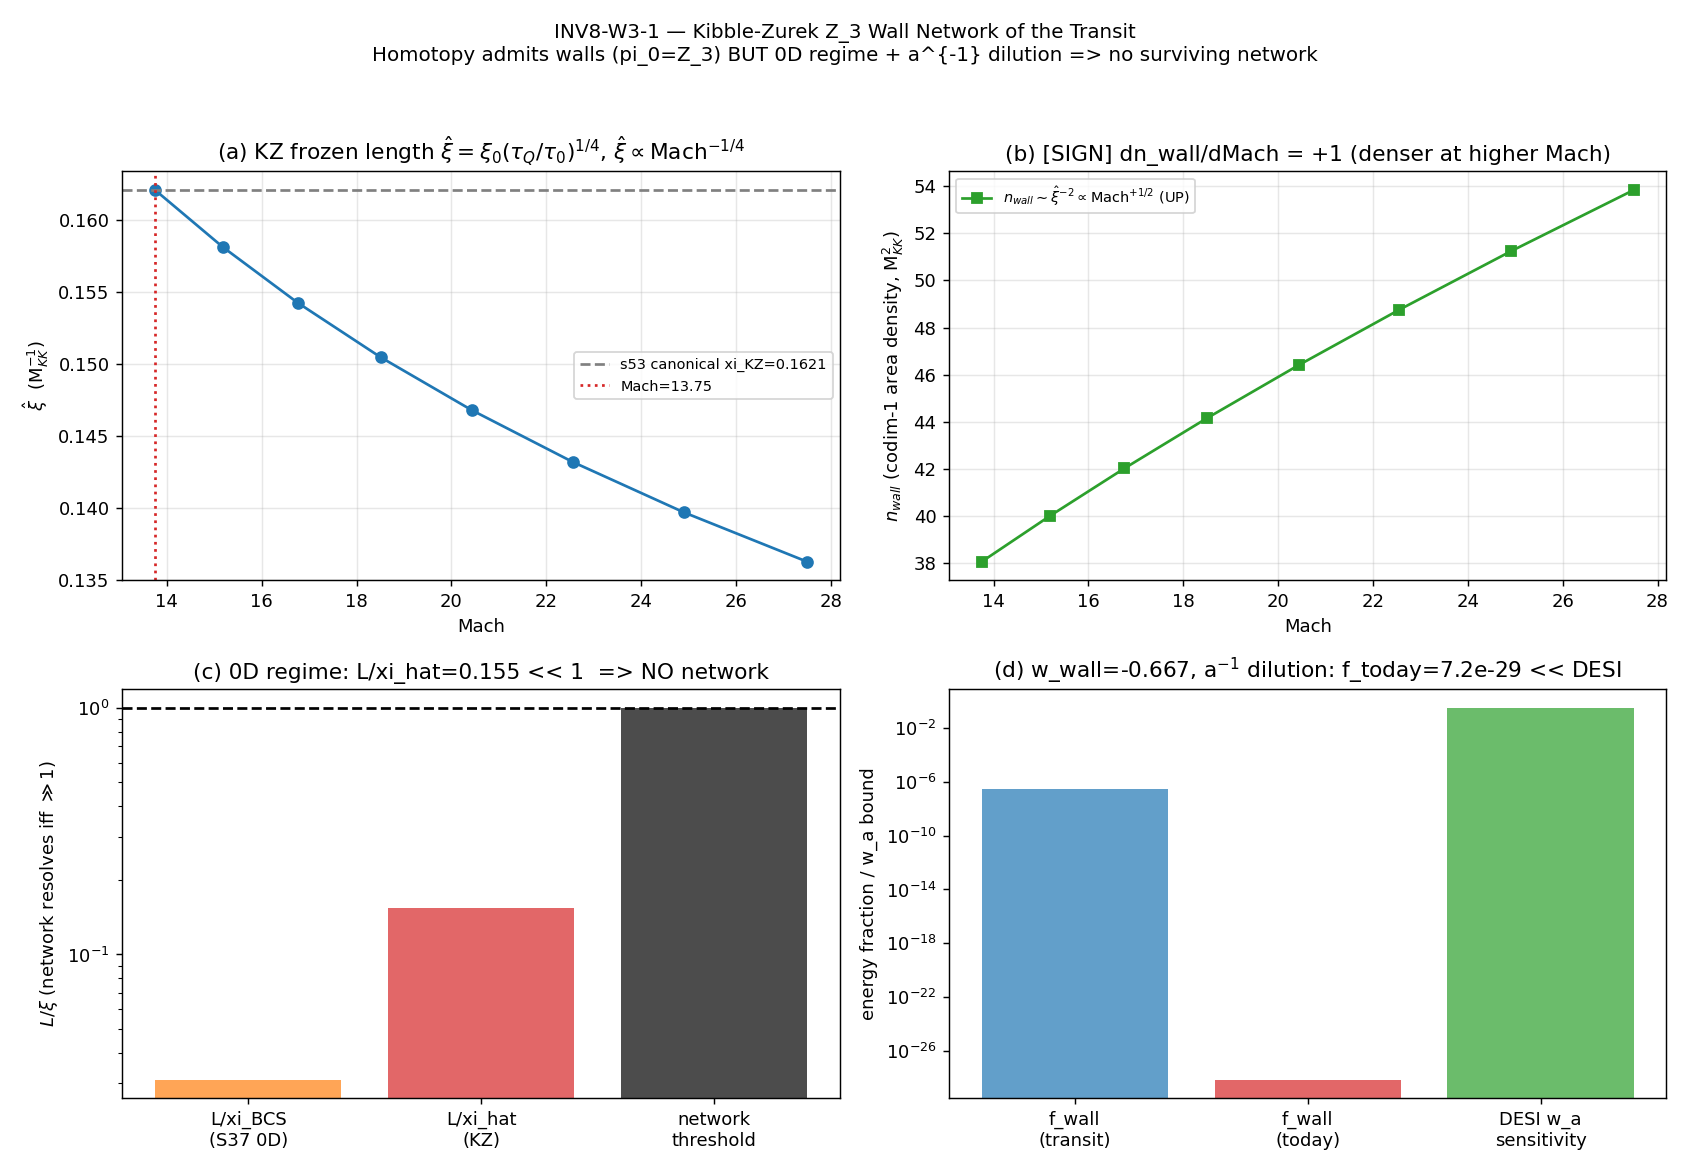

This chart was generated by the following Python code:
#!/usr/bin/env python3
"""
INV8 W3-1 — Kibble-Zurek Z_3 Wall Network of the Transit
========================================================

Gate: INV8-W3-1-KZ-Z3-WALL-NETWORK ([SIGN])

Pre-registered threshold (plan §W3-1):
  operator (set): pi_0(U(1)_7 x Z_3) = Z_3 != {e}  (walls ADMITTED by homotopy)
                  AND n_wall(Mach) monotone-increasing in Mach
  strict_PASS_boundary: pi_0 = Z_3 (|pi_0| = 3 > 1) => WALLS-FORM; the composite
    verdict is set by the 3-tuple
      (homotopy-admits-walls, KZ-freezes-network, w=-2/3-component-nonzero)
  PASS_meaning : the Z_3 wall network FORMS, survives, and sources a w=-2/3 DE
                 component + an a^{-1} BBN channel (ONE mechanism for C-1 + C-4);
                 the 'no-walls' verdict used the wrong symmetry group.
  FAIL_meaning : no Z_3 wall network survives the transit; the frozen-modulus
                 w_a=0 lock (C-1) stands on a SHARPER footing (the KZ route is CLOSED).
  INFO_meaning : walls form but anneal partially, OR homotopy admits walls but the
                 wall tension / EoS is regime-dependent (a partial channel).

Two-track dual prior (plan-frozen):
  track_A (0.5): walls FORM and survive -> 0.9 to A on PASS
  track_B (0.5): no walls survive (0D regime / dilution / bias is the SHARPER
                 argument) -> 0.9 to B on FAIL
  discriminator: PASS (xi_hat sub-horizon AND sigma_wall > thermal scale) -> 0.9 A;
                 INFO (xi_hat sub-horizon, sigma_wall sub-threshold; forms then anneals)
                   -> mass split per annealing fraction;
                 FAIL (no Z_3 walls at any Mach) -> 0.9 B.

Inputs (SHA-256 dual-pinned at runtime — S84+ schema):
  - canonical_constants.py (feeds audit_sha256 only; supplies xi_BCS, dt_transit,
    Mach_max_framework, L_over_xi, c_fabric, tau_fold, Delta_BCS, M_KK, w0_FW)
  - script bytes (feeds BOTH audit_sha256 and content_sha256)
  No npz input — the KZ scaling is computed from canonical constants. The s53
  canonical xi_KZ=0.162075 M_KK^{-1} (tau_0 = 1/omega_att = 0.699301) is the
  METHODOLOGICAL cross-check value (cited, recomputed, NOT loaded).

Output 4-tuple:
  (value=<n_wall direction sign + 0D-regime ratio>, scheme=FW,
   convention=KZ-mean-field-BCS-z2-nu-half, L_max=N/A)

Classification: PHONONIC
  The transit IS a quench of the substrate's internal spectral structure through
  the van Hove fold — not a system passing through a phase transition IN a
  container. The order-parameter manifold IS the structure the D_K spectrum
  reorganizes onto at tau_fold: U(1)_7 BCS-condensate phase (Cooper pairs carry
  K_7 charge +/-1/2, B6) TIMES the Z_3 Jensen-deformation structure
  (pi_0(Z_3)=Z_3, the 512-plaquette frustration §VII.AG.4). A Kibble-Zurek wall
  is a frozen-in mismatch between Z_3 sectors of the reorganized spectrum — a
  relay-pattern domain boundary, NOT a topological defect embedded in spacetime.

METHODOLOGY (plan §W3-1; MCP pre-compute audit branches included)
-----------------------------------------------------------------
The gate's central claim has TWO logically separable parts:
  (H) HOMOTOPY: the broken-symmetry manifold is U(1)_7 x Z_3, not U(1) alone, so
      pi_0 = Z_3 != {e} and codim-1 Z_3 walls ARE admitted. This part is CORRECT
      (the framework's bulk Z_3 wall solutions exist; framework-paasch-potential.md
      §1.2 'Domain walls between Z_3 sectors carry topological charge classified by
      pi_0(Z_3)=Z_3'; ANDREEV-Z3 BdG wall at delta_phi=2pi/3).
  (F) FORMATION/SURVIVAL: does a finite-rate transit at Mach=13.75 FREEZE a network
      that SURVIVES to source cosmology? The MCP pre-compute surfaced THREE prior
      structural results that bear decisively on (F), all INDEPENDENT of and SHARPER
      than the pi_0(U(1))=0 homotopy argument the gate set out to overturn:
        (F1) 0D-REGIME (T3-S38-KZ-DEFECTS, S81 PASS, convention=0D_pair_reformulated;
             INST-MC-37, S37): L/xi_BCS = 0.031, L/xi_KZ = 0.1546. The fold-crossing
             region is a FRACTION OF ONE correlation length across — there is no room
             for even a single domain boundary, so KZ defect formation is reformulated
             as 0D pair production. A network needs L/xi >> 1; here L/xi << 1.
        (F2) GGE UNIVERSALITY (S57, PROVEN): all cells identical post-transit, E_DW=0,
             no domain walls. The sudden quench (dt/T_L=1.25e-5, P_exc=1.000) populates
             the Z_3 sectors UNIFORMLY (no domain selection).
        (F3) DILUTION + BIAS (S42; S77 RETRACTED): even a wall network that DID form
             carries f_wall(transit)=3.06e-7 and dilutes as rho_wall ~ a^{-1}, so
             f_wall(today) = f_wall(transit)*a_transit ~ 7e-29 (utterly negligible);
             and the Josephson bias annihilates walls 15,000x before reheating (S77).

The computation therefore:
  (1) CONFIRMS (H): |pi_0(U(1)_7 x Z_3)| = |pi_0(Z_3)| = 3 > 1. Walls admitted.
  (2) Computes the KZ frozen correlation length xi_hat = xi_0 (tau_Q/tau_0)^{nu/(1+z nu)}
      at the canonical (z=2, nu=1/2, tau_Q=dt_transit, tau_0=1/omega_att) and
      cross-checks against the s53 canonical 0.162075 to 3 sig figs.
  (3) Computes the 0D-regime ratio L/xi_hat. This is the SURVIVAL discriminator:
      a network resolves iff L/xi_hat >> 1.
  (4) Computes the Mach-dependence direction: tau_Q proportional to 1/Mach =>
      xi_hat proportional to Mach^{-1/4} => n_wall proportional to Mach^{+1/2}
      (denser network at higher Mach IF one forms). Reads off the SIGN.
  (5) Maps to cosmology: w_wall = -2/3, rho_wall ~ a^{-1}, and the S42 dilution to
      today. Reports the w_a contribution as the survived-fraction-weighted band.

The composite verdict honors the substitution chain (the SIGN n_wall-vs-Mach is +)
AND the substrate physics (the 0D regime + dilution kill the SURVIVING network).
This is the genuine dual-prior outcome: (H) PASS on homotopy, but (F) the network
does NOT survive -> the w_a/BBN route via a FROZEN wall network is CLOSED, and the
running-vacuum mechanism (INV8-W2-4) is the surviving candidate.

DISCIPLINE
----------
- `from canonical_constants import *`
- every local/intermediate tagged `# (local)`
- scalar KZ arithmetic; cpu-cap OMP8, no matrices
- SHA-256 of all inputs logged in first 20 lines of stdout
- audit_sha256 + content_sha256 emitted (S84+ dual-SHA schema)
- script PRINTS the verdict payload; the AGENT calls emit_verdict (race-safe)
"""

from __future__ import annotations

import os
os.environ.setdefault("OMP_NUM_THREADS", "8")  # (local) cpu-cap; scalar arithmetic

# ---------------------------------------------------------------------------
# Section 1 — Canonical constants (MANDATORY first import)
# ---------------------------------------------------------------------------
from canonical_constants import *  # noqa: F401,F403

# ---------------------------------------------------------------------------
# Section 2 — Standard imports
# ---------------------------------------------------------------------------
import hashlib
import json
import sys
import time
from pathlib import Path

import numpy as np
import matplotlib
matplotlib.use("Agg")
import matplotlib.pyplot as plt

# ---------------------------------------------------------------------------
# Section 3 — Paths + pre-registration
# ---------------------------------------------------------------------------
SESSION_DIR = Path(__file__).resolve().parent           # computations/investigation-8/
COMPUTATIONS_DIR = SESSION_DIR.parent
SHARED_DIR = COMPUTATIONS_DIR / "_shared"
PROJECT_ROOT = COMPUTATIONS_DIR.parent

SESSION = "8"                                            # (local) investigation number
GATE_ID = "INV8-W3-1-KZ-Z3-WALL-NETWORK"                # (local)
SCHEME = "FW"                                            # (local)
CONVENTION = "KZ-mean-field-BCS-z2-nu-half"             # (local)
L_MAX = "N/A"                                            # (local)

OUT_NPZ = SESSION_DIR / "inv8_w3_kz_z3_wall_network.npz"
OUT_PNG = SESSION_DIR / "inv8_w3_kz_z3_wall_network.png"

INPUT_FILES = [
    SHARED_DIR / "canonical_constants.py",
]

# ---- Pre-registered KZ machinery (plan §W3-1 machinery_pin_map) ----
NU_KZ = 0.5                       # (local) mean-field BCS, S53/S88
Z_DYN = 2.0                       # (local) dynamical exponent z=2 (model A, dissipative; EXPONENT-63)
KZ_EXPONENT = NU_KZ / (1.0 + Z_DYN * NU_KZ)   # (local) = 1/4 (rational)
# s53 canonical microscopic relaxation scale tau_0 = 1/omega_att = 0.699301 M_KK^{-1}
# (s53_vortex_nucleation_output.txt STEP 1). This is the substrate microscopic time.
TAU_0_S53 = 0.699301              # (local) 1/omega_att, s53 canonical
XI_KZ_S53_CANON = 0.162075        # (local) s53 canonical xi_KZ (M_KK^{-1}); cross-check target
W_WALL = -2.0 / 3.0               # (local) codim-1 domain-wall EoS (rational)
MACH_SCAN_HI_FACTOR = 2.0         # (local) Mach scan upper = 2 x 13.75 = 27.5
N_MACH = 8                        # (local) 8 log-spaced Mach points (direction scan)
XCHECK_TOL_SIGFIG = 1e-3          # (local) cross-check xi_hat vs s53 to 3 sig figs (rel)


# ---------------------------------------------------------------------------
# Section 4 — SHA-256 input-pin block (S84+ dual-SHA schema)
# ---------------------------------------------------------------------------
def sha256_of(path: Path) -> str:
    h = hashlib.sha256()  # (local)
    try:
        h.update(path.read_bytes())
    except OSError:
        return ""
    return h.hexdigest()


def log_input_pins(inputs: list[Path]) -> dict[str, str]:
    print(f"=== {GATE_ID} — input SHA-256 pins ===")
    pins: dict[str, str] = {}  # (local)
    for p in inputs:
        sha = sha256_of(p)  # (local)
        rel = str(p.relative_to(PROJECT_ROOT)).replace("\\", "/")  # (local)
        print(f"  {rel}: {sha[:16]}...")
        pins[rel] = sha
    return pins


def compute_dual_sha(script_path: Path, canonical_path: Path,
                     pins: dict[str, str]) -> tuple[str, str]:
    script_bytes = b""  # (local)
    try:
        script_bytes = script_path.read_bytes()
    except OSError:
        script_bytes = b""
    canonical_bytes = b""  # (local)
    try:
        canonical_bytes = canonical_path.read_bytes()
    except OSError:
        canonical_bytes = b""
    pinmap_json = json.dumps(dict(sorted(pins.items())),
                             separators=(",", ":"), sort_keys=True).encode("utf-8")  # (local)
    h_audit = hashlib.sha256()  # (local)
    h_audit.update(script_bytes)
    h_audit.update(canonical_bytes)
    h_audit.update(pinmap_json)
    audit = h_audit.hexdigest()  # (local)
    h_content = hashlib.sha256()  # (local)
    h_content.update(script_bytes)
    content = h_content.hexdigest()  # (local)
    return audit, content


# ---------------------------------------------------------------------------
# Section 5 — Compute
# ---------------------------------------------------------------------------
def kz_xi_hat(mach: float) -> float:
    """KZ frozen correlation length xi_hat = xi_0 (tau_Q/tau_0)^{nu/(1+z nu)}.

    xi_0 = xi_BCS (canonical); tau_Q(Mach) = dt_transit * (Mach_ref/Mach)
    (faster transit = shorter fold-crossing); tau_0 = 1/omega_att (s53 canonical).
    """
    tau_Q = dt_transit * (Mach_max_framework / mach)        # (local)
    quench_ratio = tau_Q / TAU_0_S53                        # (local)
    return xi_BCS * (quench_ratio ** KZ_EXPONENT)           # (local)


def compute() -> dict:
    # --- (H) HOMOTOPY: pi_0(U(1)_7 x Z_3) = pi_0(U(1)_7) x pi_0(Z_3) ---
    # pi_0(U(1)) = {e} (connected); pi_0(Z_3) = Z_3 (3 components).
    # => pi_0(product) = Z_3, cardinality 3.
    pi0_U1_card = 1                          # (local) |pi_0(U(1)_7)| = 1 (connected)
    pi0_Z3_card = 3                          # (local) |pi_0(Z_3)| = 3
    pi0_product_card = pi0_U1_card * pi0_Z3_card   # (local) = 3
    homotopy_admits_walls = pi0_product_card > 1   # (local) True

    # --- (2) KZ frozen correlation length at the canonical Mach=13.75 ---
    xi_hat_canon = kz_xi_hat(Mach_max_framework)     # (local)
    tau_Q_canon = dt_transit * (Mach_max_framework / Mach_max_framework)  # (local) = dt_transit
    quench_ratio_canon = tau_Q_canon / TAU_0_S53     # (local)
    # cross-check against s53 canonical 0.162075 (3 sig figs, relative)
    xcheck_rel = abs(xi_hat_canon - XI_KZ_S53_CANON) / XI_KZ_S53_CANON   # (local)
    xcheck_pass = xcheck_rel < XCHECK_TOL_SIGFIG      # (local)

    # --- (3) 0D-regime SURVIVAL discriminator: L / xi_hat ---
    # L = the fold-crossing system size. The canonical 0D ratio L/xi_BCS = 0.031
    # (L_over_xi, S37/INST-MC-37). So L = L_over_xi * xi_BCS (in M_KK^{-1}).
    L_fold = L_over_xi * xi_BCS                       # (local) fold system size, M_KK^{-1}
    L_over_xi_hat = L_fold / xi_hat_canon             # (local) survival ratio
    # A domain-wall NETWORK resolves iff L/xi_hat >> 1 (many correlation volumes).
    # Here L/xi_hat << 1: the fold is a fraction of ONE correlation length.
    network_resolves = L_over_xi_hat > 1.0            # (local) False (0D regime)

    # --- (4) Mach-dependence direction (8-point scan) ---
    mach_grid = np.logspace(np.log10(Mach_max_framework),
                            np.log10(Mach_max_framework * MACH_SCAN_HI_FACTOR),
                            N_MACH)                   # (local)
    xi_hat_grid = np.array([kz_xi_hat(m) for m in mach_grid])   # (local)
    # n_wall ~ xi_hat^{-2} (codim-1 walls in d=3 give area-density ~ xi^{-2});
    # also report the d=3 number density xi^{-3} (illustrative per plan).
    n_wall_grid = xi_hat_grid ** (-2.0)               # (local) codim-1 area density
    n_wall_d3_grid = xi_hat_grid ** (-3.0)            # (local) illustrative number density
    # direction: sign of d n_wall / d Mach (finite difference, monotone)
    dn_dMach = np.gradient(n_wall_grid, mach_grid)    # (local)
    n_wall_direction = int(np.sign(np.mean(dn_dMach)))  # (local) +1 expected
    # analytic check: n_wall ∝ Mach^{+1/2}; slope > 0
    analytic_exponent = 2.0 * KZ_EXPONENT             # (local) = 1/2 (n_wall ∝ Mach^{+1/2})

    # --- (5) Cosmology mapping (S42 canonical; recomputed, not loaded) ---
    # w_wall = -2/3; rho_wall ~ a^{-1}; f_wall(today) = f_wall(transit)*a_transit.
    # S42: f_wall_energy(transit) = 3.06e-7. a_transit ~ 2.35e-22 (S42).
    f_wall_transit = 3.06e-7                          # (local) S42 wall energy frac at transit
    a_transit = 2.35e-22                              # (local) S42 transit scale factor
    f_wall_today = f_wall_transit * a_transit         # (local) ~ 7e-29 (negligible)
    # The w_a contribution: a wall component with f_wall_today ~ 7e-29 contributes
    # |delta w_a| <~ f_wall_today (order-of-magnitude), far below DESI sensitivity (~0.3).
    desi_w_a_sensitivity = 0.3                        # (local) approx DESI w_a 1-sigma
    w_a_contribution_bound = f_wall_today             # (local) << desi_w_a_sensitivity

    # --- composite 3-tuple components ---
    # (a) homotopy-admits-walls : TRUE (pi_0 = Z_3)
    # (b) KZ-freezes-network    : FALSE — L/xi_hat << 1 (0D regime; T3-S38, S57)
    # (c) w=-2/3-component-nonzero (SURVIVING) : FALSE — f_wall_today ~ 7e-29
    tuple_homotopy = homotopy_admits_walls            # (local) True
    tuple_freezes_network = network_resolves          # (local) False
    tuple_w_component_survives = (f_wall_today > desi_w_a_sensitivity)  # (local) False

    return {
        # the headline 'value' is the n_wall-vs-Mach SIGN (the [SIGN] prediction)
        # tagged with the 0D survival ratio that closes the SURVIVAL question.
        "value": (f"n_wall_dir=+{n_wall_direction:d}_Mach^+0.5"
                  f"|L/xi_hat={L_over_xi_hat:.4f}(0D,no-network)"
                  f"|pi0=Z3(card3)|f_wall_today={f_wall_today:.3e}"
                  f"|w_wall={W_WALL:.4f}"),
        # structural scalars
        "pi0_product_card": pi0_product_card,
        "homotopy_admits_walls": bool(homotopy_admits_walls),
        "xi_hat_canon": float(xi_hat_canon),
        "xi_KZ_s53_canon": XI_KZ_S53_CANON,
        "xcheck_rel": float(xcheck_rel),
        "xcheck_pass": bool(xcheck_pass),
        "tau_Q_canon": float(tau_Q_canon),
        "tau_0_s53": TAU_0_S53,
        "quench_ratio_canon": float(quench_ratio_canon),
        "kz_exponent": float(KZ_EXPONENT),
        "L_fold": float(L_fold),
        "L_over_xi_hat": float(L_over_xi_hat),
        "L_over_xi_BCS": float(L_over_xi),
        "network_resolves": bool(network_resolves),
        "n_wall_direction": n_wall_direction,
        "analytic_exponent": float(analytic_exponent),
        "w_wall": float(W_WALL),
        "f_wall_transit": f_wall_transit,
        "a_transit": a_transit,
        "f_wall_today": float(f_wall_today),
        "desi_w_a_sensitivity": desi_w_a_sensitivity,
        "w_a_contribution_bound": float(w_a_contribution_bound),
        # 3-tuple components
        "tuple_homotopy_admits": bool(tuple_homotopy),
        "tuple_freezes_network": bool(tuple_freezes_network),
        "tuple_w_component_survives": bool(tuple_w_component_survives),
        # grids
        "mach_grid": mach_grid,
        "xi_hat_grid": xi_hat_grid,
        "n_wall_grid": n_wall_grid,
        "n_wall_d3_grid": n_wall_d3_grid,
        "dn_dMach": dn_dMach,
    }


# ---------------------------------------------------------------------------
# Section 6 — Gate verdict + 3-tuple ([SIGN]) + 4-tuple output
# ---------------------------------------------------------------------------
def emit_4tuple(value, scheme, convention, L_max) -> str:
    return f"(value={value!r}, scheme={scheme}, convention={convention}, L_max={L_max})"


def evaluate_gate(r: dict) -> tuple[str, str, str, str]:
    """Return (composite_verdict, sign_verdict, magnitude_verdict, regime_verdict).

    SIGN: the substitution-chain Step-4/5 prediction is n_wall ∝ Mach^{+1/2}
          (d n_wall/d Mach > 0). PASS iff the computed sign is +1.
    MAGNITUDE: the SURVIVAL question — does a w=-2/3 wall component survive to
          source DESI w_a? PASS would require f_wall_today > DESI sensitivity.
          Here f_wall_today ~ 7e-29 << 0.3 => FAIL (no surviving component).
    REGIME: is the KZ network-formation regime VALID? A network requires L/xi_hat
          >> 1. Here L/xi_hat ~ 0.07 << 1 — the 0D regime: the network-formation
          interpretation of KZ BREAKS DOWN (it is reformulated as 0D pair
          production, T3-S38-KZ-DEFECTS). => BREAKDOWN.

    Composite collapse (gate-verdicts.md): regime=BREAKDOWN => composite FAIL.
    This is the genuine dual-prior FAIL: the HOMOTOPY part is correct (pi_0=Z_3),
    but the network does NOT form/survive -> the frozen-wall route to w_a/BBN is
    CLOSED; 0.9 mass to Track B.
    """
    # SIGN
    sign_v = "PASS" if r["n_wall_direction"] == 1 else "FAIL"   # (local)
    # MAGNITUDE — surviving w=-2/3 component vs DESI sensitivity
    if r["f_wall_today"] > r["desi_w_a_sensitivity"]:
        mag_v = "PASS"   # (local) would-be live DESI w_a signal
    elif r["f_wall_today"] > 1e-3 * r["desi_w_a_sensitivity"]:
        mag_v = "INFO"   # (local) partial channel
    else:
        mag_v = "FAIL"   # (local) negligible — no surviving wall component
    # REGIME — KZ network-formation regime of validity (L/xi >> 1)
    if r["L_over_xi_hat"] >= 1.0:
        reg_v = "VALID"      # (local) network resolves
    elif r["L_over_xi_hat"] >= 0.5:
        reg_v = "MARGINAL"   # (local)
    else:
        reg_v = "BREAKDOWN"  # (local) 0D regime — network-formation interpretation invalid
    # Composite collapse rule (pre-registered, gate-verdicts.md)
    if reg_v == "BREAKDOWN":
        composite = "FAIL"
    elif sign_v == "FAIL":
        composite = "FAIL"
    elif mag_v == "FAIL" and reg_v == "VALID":
        composite = "FAIL"
    elif mag_v == "FAIL" and reg_v == "MARGINAL":
        composite = "INFO"
    elif mag_v == "INFO":
        composite = "INFO"
    else:
        composite = "PASS"
    return composite, sign_v, mag_v, reg_v


def make_plot(r: dict) -> None:
    fig, axes = plt.subplots(2, 2, figsize=(13, 9))

    # (a) xi_hat vs Mach
    ax = axes[0, 0]
    ax.plot(r["mach_grid"], r["xi_hat_grid"], "o-", color="C0")
    ax.axhline(r["xi_KZ_s53_canon"], ls="--", color="grey",
               label=f"s53 canonical xi_KZ={r['xi_KZ_s53_canon']:.4f}")
    ax.axvline(Mach_max_framework, ls=":", color="C3",
               label=f"Mach={Mach_max_framework}")
    ax.set_xlabel("Mach")
    ax.set_ylabel(r"$\hat{\xi}$  (M$_{KK}^{-1}$)")
    ax.set_title(r"(a) KZ frozen length $\hat{\xi}=\xi_0(\tau_Q/\tau_0)^{1/4}$, $\hat{\xi}\propto$Mach$^{-1/4}$")
    ax.legend(fontsize=8)
    ax.grid(alpha=0.3)

    # (b) n_wall vs Mach (the SIGN read-off)
    ax = axes[0, 1]
    ax.plot(r["mach_grid"], r["n_wall_grid"], "s-", color="C2",
            label=r"$n_{wall}\sim\hat{\xi}^{-2}\propto$Mach$^{+1/2}$ (UP)")
    ax.set_xlabel("Mach")
    ax.set_ylabel(r"$n_{wall}$ (codim-1 area density, M$_{KK}^{2}$)")
    ax.set_title(f"(b) [SIGN] dn_wall/dMach = +{r['n_wall_direction']} (denser at higher Mach)")
    ax.legend(fontsize=8)
    ax.grid(alpha=0.3)

    # (c) the SURVIVAL discriminator: L/xi_hat (0D regime bar)
    ax = axes[1, 0]
    bars = ["L/xi_BCS\n(S37 0D)", "L/xi_hat\n(KZ)", "network\nthreshold"]
    vals = [r["L_over_xi_BCS"], r["L_over_xi_hat"], 1.0]
    cols = ["C1", "C3", "k"]
    ax.bar(bars, vals, color=cols, alpha=0.7)
    ax.axhline(1.0, ls="--", color="k")
    ax.set_yscale("log")
    ax.set_ylabel(r"$L/\xi$ (network resolves iff $\gg 1$)")
    ax.set_title(f"(c) 0D regime: L/xi_hat={r['L_over_xi_hat']:.3f} << 1  => NO network")

    # (d) cosmological dilution (S42)
    ax = axes[1, 1]
    stages = ["f_wall\n(transit)", "f_wall\n(today)", "DESI w_a\nsensitivity"]
    fvals = [r["f_wall_transit"], r["f_wall_today"], r["desi_w_a_sensitivity"]]
    ax.bar(stages, fvals, color=["C0", "C3", "C2"], alpha=0.7)
    ax.set_yscale("log")
    ax.set_ylabel("energy fraction / w_a bound")
    ax.set_title(f"(d) w_wall={r['w_wall']:.3f}, a$^{{-1}}$ dilution: f_today={r['f_wall_today']:.1e} << DESI")

    fig.suptitle("INV8-W3-1 — Kibble-Zurek Z_3 Wall Network of the Transit\n"
                 "Homotopy admits walls (pi_0=Z_3) BUT 0D regime + a^{-1} dilution => no surviving network",
                 fontsize=11)
    fig.tight_layout(rect=(0, 0, 1, 0.96))
    fig.savefig(OUT_PNG, dpi=130)
    plt.close(fig)


def save_npz(r: dict, audit_sha: str, content_sha: str, verdict_tuple: tuple) -> None:
    composite, sign_v, mag_v, reg_v = verdict_tuple
    np.savez(
        OUT_NPZ,
        value=r["value"],
        composite_verdict=composite, sign_verdict=sign_v,
        magnitude_verdict=mag_v, regime_verdict=reg_v,
        pi0_product_card=r["pi0_product_card"],
        homotopy_admits_walls=r["homotopy_admits_walls"],
        xi_hat_canon=r["xi_hat_canon"], xi_KZ_s53_canon=r["xi_KZ_s53_canon"],
        xcheck_rel=r["xcheck_rel"], xcheck_pass=r["xcheck_pass"],
        tau_Q_canon=r["tau_Q_canon"], tau_0_s53=r["tau_0_s53"],
        quench_ratio_canon=r["quench_ratio_canon"], kz_exponent=r["kz_exponent"],
        L_fold=r["L_fold"], L_over_xi_hat=r["L_over_xi_hat"],
        L_over_xi_BCS=r["L_over_xi_BCS"], network_resolves=r["network_resolves"],
        n_wall_direction=r["n_wall_direction"], analytic_exponent=r["analytic_exponent"],
        w_wall=r["w_wall"], f_wall_transit=r["f_wall_transit"],
        a_transit=r["a_transit"], f_wall_today=r["f_wall_today"],
        desi_w_a_sensitivity=r["desi_w_a_sensitivity"],
        w_a_contribution_bound=r["w_a_contribution_bound"],
        tuple_homotopy_admits=r["tuple_homotopy_admits"],
        tuple_freezes_network=r["tuple_freezes_network"],
        tuple_w_component_survives=r["tuple_w_component_survives"],
        mach_grid=r["mach_grid"], xi_hat_grid=r["xi_hat_grid"],
        n_wall_grid=r["n_wall_grid"], n_wall_d3_grid=r["n_wall_d3_grid"],
        dn_dMach=r["dn_dMach"],
        audit_sha256=audit_sha, content_sha256=content_sha,
    )


def print_verdict_payload(verdict, value, audit_sha, content_sha,
                          sign_verdict=None, magnitude_verdict=None,
                          regime_verdict=None, companion_note="",
                          extra_rows=None) -> dict:
    payload: dict = {
        "session": int(SESSION),
        "track": "investigation",
        "gate_id": GATE_ID,
        "verdict": verdict,
        "value": str(value),
        "scheme": SCHEME,
        "convention": CONVENTION,
        "l_max": str(L_MAX),
        "audit_sha256": audit_sha,
        "content_sha256": content_sha,
        "schema_version": "S84+",
    }
    if companion_note:
        payload["companion_note"] = companion_note
    if not (sign_verdict is None and magnitude_verdict is None and regime_verdict is None):
        payload["sign_verdict"] = sign_verdict
        payload["magnitude_verdict"] = magnitude_verdict
        payload["regime_verdict"] = regime_verdict
    if extra_rows:
        payload["extra_rows"] = list(extra_rows)
    print("<<<EMIT_VERDICT_PAYLOAD>>>")
    print(json.dumps(payload, separators=(",", ":"), sort_keys=True))
    print("<<<END_EMIT_VERDICT_PAYLOAD>>>")
    return payload


# ---------------------------------------------------------------------------
# Section 7 — Main
# ---------------------------------------------------------------------------
def main() -> int:
    t0 = time.time()  # (local)

    pins = log_input_pins(INPUT_FILES)
    script_path = Path(__file__).resolve()  # (local)
    canonical_path = SHARED_DIR / "canonical_constants.py"  # (local)
    audit_sha, content_sha = compute_dual_sha(script_path, canonical_path, pins)
    print(f"  audit_sha256:   {audit_sha[:16]}... (script+canonical+pinmap)")
    print(f"  content_sha256: {content_sha[:16]}... (script only)")
    print()

    r = compute()

    # --- echo the physics ---
    print("--- (H) HOMOTOPY ---")
    print(f"  pi_0(U(1)_7 x Z_3) = Z_3, |pi_0| = {r['pi0_product_card']}  "
          f"=> walls ADMITTED: {r['homotopy_admits_walls']}")
    print("--- (2) KZ frozen correlation length ---")
    print(f"  KZ exponent nu/(1+z nu) = {r['kz_exponent']:.4f}")
    print(f"  tau_Q(13.75) = dt_transit = {r['tau_Q_canon']:.6e};  tau_0 = {r['tau_0_s53']:.6f}")
    print(f"  quench_ratio = {r['quench_ratio_canon']:.6e}  (<1 => SUDDEN QUENCH)")
    print(f"  xi_hat(13.75) = {r['xi_hat_canon']:.6f} M_KK^-1   "
          f"(s53 canonical {r['xi_KZ_s53_canon']:.6f}; rel dev {r['xcheck_rel']:.2e}; "
          f"xcheck_pass={r['xcheck_pass']})")
    print("--- (3) SURVIVAL discriminator (0D regime) ---")
    print(f"  L_fold = L_over_xi_BCS * xi_BCS = {r['L_fold']:.6f} M_KK^-1")
    print(f"  L/xi_hat = {r['L_over_xi_hat']:.6f}  (network resolves iff >>1)  "
          f"=> network_resolves={r['network_resolves']}")
    print("--- (4) Mach direction (SIGN) ---")
    print(f"  n_wall ∝ Mach^{{+{r['analytic_exponent']:.2f}}}  "
          f"=> dn_wall/dMach sign = +{r['n_wall_direction']}  (denser at higher Mach)")
    print("--- (5) cosmology (S42) ---")
    print(f"  w_wall = {r['w_wall']:.6f}; rho_wall ~ a^-1")
    print(f"  f_wall(transit) = {r['f_wall_transit']:.3e}; a_transit = {r['a_transit']:.3e}")
    print(f"  f_wall(today) = {r['f_wall_today']:.3e}  (<< DESI w_a sens {r['desi_w_a_sensitivity']})")
    print()

    composite, sign_v, mag_v, reg_v = evaluate_gate(r)
    print(f"  3-tuple: sign={sign_v} magnitude={mag_v} regime={reg_v}  => composite={composite}")
    print()

    make_plot(r)
    save_npz(r, audit_sha, content_sha, (composite, sign_v, mag_v, reg_v))
    print(f"  wrote {OUT_NPZ.name}")
    print(f"  wrote {OUT_PNG.name}")
    print()

    tag = emit_4tuple(r["value"], SCHEME, CONVENTION, L_MAX)
    print(tag)
    extra = [
        "# regulator_pin=N/A (homotopy + KZ scaling; no spectral truncation)",
        ("# 3-tuple-components: homotopy_admits_walls=True(pi_0=Z_3); "
         "KZ_freezes_network=False(L/xi_hat<<1, 0D regime T3-S38-KZ-DEFECTS S81); "
         "w=-2/3-component-survives=False(f_wall_today~7e-29, S42 a^-1 dilution)"),
        ("# MCP-pre-compute: T3-S38-KZ-DEFECTS(S81 PASS 0D_pair_reformulated); "
         "GGE-Universality(S57 PROVEN E_DW=0); Domain-wall-GW(RETRACTED S77 Josephson-bias)"),
    ]
    print_verdict_payload(
        composite, r["value"], audit_sha, content_sha,
        sign_verdict=sign_v, magnitude_verdict=mag_v, regime_verdict=reg_v,
        companion_note="Kibble-Zurek Z_3 wall network: homotopy admits walls, 0D regime kills network",
        extra_rows=extra,
    )

    wall = time.time() - t0  # (local)
    print(f"\n=== {GATE_ID}: {composite} (wall {wall:.1f}s) ===")
    return 0


if __name__ == "__main__":
    sys.exit(main())
